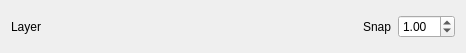
<?xml version="1.0" encoding="UTF-8"?>
<ui version="4.0">
 <class>SnapChooserWidget</class>
 <widget class="QWidget" name="SnapChooserWidget">
  <property name="geometry">
   <rect>
    <x>0</x>
    <y>0</y>
    <width>466</width>
    <height>53</height>
   </rect>
  </property>
  <property name="sizePolicy">
   <sizepolicy hsizetype="MinimumExpanding" vsizetype="MinimumExpanding">
    <horstretch>0</horstretch>
    <verstretch>0</verstretch>
   </sizepolicy>
  </property>
  <property name="windowTitle">
   <string>Form</string>
  </property>
  <layout class="QGridLayout" name="gridLayout">
   <item row="0" column="0">
    <widget class="QLabel" name="label_2">
     <property name="text">
      <string>Layer</string>
     </property>
    </widget>
   </item>
   <item row="0" column="1">
    <widget class="DsgCustomComboBox" name="layerComboBox" native="true">
     <property name="sizePolicy">
      <sizepolicy hsizetype="MinimumExpanding" vsizetype="Preferred">
       <horstretch>0</horstretch>
       <verstretch>0</verstretch>
      </sizepolicy>
     </property>
    </widget>
   </item>
   <item row="0" column="2">
    <widget class="QLabel" name="label">
     <property name="text">
      <string>Snap</string>
     </property>
    </widget>
   </item>
   <item row="0" column="3">
    <widget class="QDoubleSpinBox" name="snapDoubleSpinBox">
     <property name="value">
      <double>1.000000000000000</double>
     </property>
    </widget>
   </item>
  </layout>
 </widget>
 <customwidgets>
  <customwidget>
   <class>DsgCustomComboBox</class>
   <extends>QWidget</extends>
   <header>DsgTools.CustomWidgets.BasicInterfaceWidgets.dsgCustomComboBox.h</header>
   <container>1</container>
  </customwidget>
 </customwidgets>
 <resources/>
 <connections/>
</ui>
